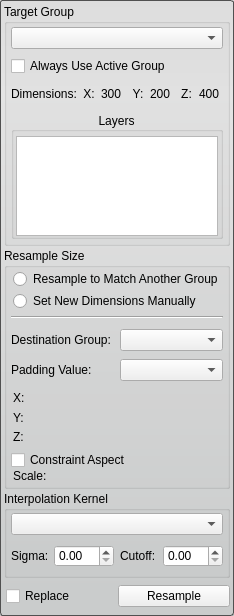
<?xml version="1.0" encoding="UTF-8"?>
<ui version="4.0">
 <class>ResampleToolInterface</class>
 <widget class="QWidget" name="ResampleToolInterface">
  <property name="geometry">
   <rect>
    <x>0</x>
    <y>0</y>
    <width>227</width>
    <height>616</height>
   </rect>
  </property>
  <property name="minimumSize">
   <size>
    <width>0</width>
    <height>250</height>
   </size>
  </property>
  <property name="maximumSize">
   <size>
    <width>16777215</width>
    <height>16777215</height>
   </size>
  </property>
  <property name="windowTitle">
   <string>Resample Tool</string>
  </property>
  <property name="styleSheet">
   <string notr="true">QWidget#ResampleToolInterface{
	border-radius: 3px;
	border: 1px solid rgb(80, 80,80);
	background-color: qlineargradient(spread:pad, x1:0.5, y1:0, x2:0.5, y2:0.960227, stop:0 rgba(221, 221, 221, 255), stop:0.155779 rgba(228, 228, 228, 255), stop:1 rgba(202, 204, 204, 255));      
}</string>
  </property>
  <layout class="QVBoxLayout" name="verticalLayout_4">
   <property name="spacing">
    <number>2</number>
   </property>
   <property name="margin">
    <number>4</number>
   </property>
   <item>
    <widget class="QGroupBox" name="target_groupbox_">
     <property name="sizePolicy">
      <sizepolicy hsizetype="Preferred" vsizetype="Fixed">
       <horstretch>0</horstretch>
       <verstretch>0</verstretch>
      </sizepolicy>
     </property>
     <property name="title">
      <string>Target Group</string>
     </property>
     <property name="flat">
      <bool>false</bool>
     </property>
     <layout class="QVBoxLayout" name="verticalLayout_2">
      <property name="leftMargin">
       <number>4</number>
      </property>
      <property name="topMargin">
       <number>2</number>
      </property>
      <property name="rightMargin">
       <number>4</number>
      </property>
      <property name="bottomMargin">
       <number>4</number>
      </property>
      <item>
       <widget class="QWidget" name="widget_3" native="true">
        <layout class="QVBoxLayout" name="verticalLayout">
         <property name="spacing">
          <number>2</number>
         </property>
         <property name="margin">
          <number>0</number>
         </property>
         <item>
          <widget class="QWidget" name="widget_4" native="true">
           <property name="minimumSize">
            <size>
             <width>0</width>
             <height>24</height>
            </size>
           </property>
           <property name="maximumSize">
            <size>
             <width>16777215</width>
             <height>24</height>
            </size>
           </property>
           <layout class="QHBoxLayout" name="horizontalLayout_4">
            <property name="spacing">
             <number>0</number>
            </property>
            <property name="margin">
             <number>0</number>
            </property>
            <item>
             <widget class="QComboBox" name="target_group_">
              <property name="sizePolicy">
               <sizepolicy hsizetype="Ignored" vsizetype="Fixed">
                <horstretch>0</horstretch>
                <verstretch>0</verstretch>
               </sizepolicy>
              </property>
             </widget>
            </item>
           </layout>
          </widget>
         </item>
        </layout>
       </widget>
      </item>
      <item>
       <widget class="QWidget" name="widget_8" native="true">
        <property name="minimumSize">
         <size>
          <width>0</width>
          <height>20</height>
         </size>
        </property>
        <layout class="QHBoxLayout" name="horizontalLayout_6">
         <property name="spacing">
          <number>0</number>
         </property>
         <property name="margin">
          <number>0</number>
         </property>
         <item>
          <widget class="QCheckBox" name="use_active_group_">
           <property name="text">
            <string>Always Use Active Group</string>
           </property>
          </widget>
         </item>
        </layout>
       </widget>
      </item>
      <item>
       <widget class="QWidget" name="widget_2" native="true">
        <property name="minimumSize">
         <size>
          <width>0</width>
          <height>24</height>
         </size>
        </property>
        <layout class="QHBoxLayout" name="horizontalLayout_2">
         <property name="spacing">
          <number>0</number>
         </property>
         <property name="margin">
          <number>0</number>
         </property>
         <item>
          <widget class="QLabel" name="dimensions_label_current_">
           <property name="minimumSize">
            <size>
             <width>0</width>
             <height>0</height>
            </size>
           </property>
           <property name="maximumSize">
            <size>
             <width>72</width>
             <height>16777215</height>
            </size>
           </property>
           <property name="layoutDirection">
            <enum>Qt::LeftToRight</enum>
           </property>
           <property name="text">
            <string>Dimensions:</string>
           </property>
          </widget>
         </item>
         <item>
          <widget class="QLabel" name="x_axis_label_current_">
           <property name="text">
            <string>X:</string>
           </property>
           <property name="alignment">
            <set>Qt::AlignCenter</set>
           </property>
          </widget>
         </item>
         <item>
          <widget class="QLabel" name="label_nx_">
           <property name="text">
            <string>300</string>
           </property>
          </widget>
         </item>
         <item>
          <widget class="QLabel" name="y_axis_label_current_">
           <property name="text">
            <string>Y:</string>
           </property>
           <property name="alignment">
            <set>Qt::AlignCenter</set>
           </property>
          </widget>
         </item>
         <item>
          <widget class="QLabel" name="label_ny_">
           <property name="text">
            <string>200</string>
           </property>
          </widget>
         </item>
         <item>
          <widget class="QLabel" name="z_axis_label_current_">
           <property name="text">
            <string>Z:</string>
           </property>
           <property name="alignment">
            <set>Qt::AlignCenter</set>
           </property>
          </widget>
         </item>
         <item>
          <widget class="QLabel" name="label_nz_">
           <property name="text">
            <string>400</string>
           </property>
          </widget>
         </item>
        </layout>
       </widget>
      </item>
      <item>
       <widget class="QGroupBox" name="groupBox">
        <property name="title">
         <string>Layers</string>
        </property>
        <property name="alignment">
         <set>Qt::AlignCenter</set>
        </property>
        <property name="flat">
         <bool>true</bool>
        </property>
        <property name="checkable">
         <bool>false</bool>
        </property>
        <layout class="QVBoxLayout" name="verticalLayout_5">
         <property name="spacing">
          <number>2</number>
         </property>
         <property name="leftMargin">
          <number>2</number>
         </property>
         <property name="topMargin">
          <number>4</number>
         </property>
         <property name="rightMargin">
          <number>2</number>
         </property>
         <property name="bottomMargin">
          <number>2</number>
         </property>
         <item>
          <widget class="QListWidget" name="layer_list_">
           <property name="enabled">
            <bool>true</bool>
           </property>
           <property name="sizePolicy">
            <sizepolicy hsizetype="Ignored" vsizetype="Fixed">
             <horstretch>0</horstretch>
             <verstretch>0</verstretch>
            </sizepolicy>
           </property>
           <property name="minimumSize">
            <size>
             <width>0</width>
             <height>100</height>
            </size>
           </property>
           <property name="maximumSize">
            <size>
             <width>16777215</width>
             <height>100</height>
            </size>
           </property>
           <property name="frameShape">
            <enum>QFrame::StyledPanel</enum>
           </property>
           <property name="selectionMode">
            <enum>QAbstractItemView::MultiSelection</enum>
           </property>
           <property name="resizeMode">
            <enum>QListView::Adjust</enum>
           </property>
          </widget>
         </item>
        </layout>
       </widget>
      </item>
     </layout>
    </widget>
   </item>
   <item>
    <widget class="QGroupBox" name="size_groupbox_">
     <property name="title">
      <string>Resample Size</string>
     </property>
     <layout class="QVBoxLayout" name="verticalLayout_6">
      <property name="leftMargin">
       <number>4</number>
      </property>
      <property name="topMargin">
       <number>2</number>
      </property>
      <property name="rightMargin">
       <number>4</number>
      </property>
      <property name="bottomMargin">
       <number>4</number>
      </property>
      <item>
       <widget class="QWidget" name="widget_5" native="true">
        <property name="minimumSize">
         <size>
          <width>0</width>
          <height>40</height>
         </size>
        </property>
        <property name="maximumSize">
         <size>
          <width>16777215</width>
          <height>40</height>
         </size>
        </property>
        <layout class="QVBoxLayout" name="verticalLayout_7">
         <property name="spacing">
          <number>4</number>
         </property>
         <property name="leftMargin">
          <number>2</number>
         </property>
         <property name="topMargin">
          <number>0</number>
         </property>
         <property name="rightMargin">
          <number>0</number>
         </property>
         <property name="bottomMargin">
          <number>0</number>
         </property>
         <item>
          <widget class="QRadioButton" name="rb_another_group_">
           <property name="text">
            <string>Resample to Match Another Group</string>
           </property>
          </widget>
         </item>
         <item>
          <widget class="QRadioButton" name="rb_manual_">
           <property name="text">
            <string>Set New Dimensions Manually</string>
           </property>
          </widget>
         </item>
        </layout>
       </widget>
      </item>
      <item>
       <widget class="Line" name="line">
        <property name="orientation">
         <enum>Qt::Horizontal</enum>
        </property>
       </widget>
      </item>
      <item>
       <widget class="QWidget" name="widget_another_group_" native="true">
        <property name="minimumSize">
         <size>
          <width>0</width>
          <height>60</height>
         </size>
        </property>
        <property name="maximumSize">
         <size>
          <width>16777215</width>
          <height>60</height>
         </size>
        </property>
        <layout class="QVBoxLayout" name="verticalLayout_9">
         <property name="spacing">
          <number>0</number>
         </property>
         <property name="margin">
          <number>0</number>
         </property>
         <item>
          <widget class="QWidget" name="widget_6" native="true">
           <property name="minimumSize">
            <size>
             <width>0</width>
             <height>30</height>
            </size>
           </property>
           <property name="maximumSize">
            <size>
             <width>16777215</width>
             <height>30</height>
            </size>
           </property>
           <layout class="QHBoxLayout" name="horizontalLayout_3">
            <property name="margin">
             <number>0</number>
            </property>
            <item>
             <widget class="QLabel" name="label_4">
              <property name="text">
               <string>Destination Group:</string>
              </property>
             </widget>
            </item>
            <item>
             <widget class="QComboBox" name="dst_group_combobox_"/>
            </item>
           </layout>
          </widget>
         </item>
         <item>
          <widget class="QWidget" name="widget_7" native="true">
           <property name="minimumSize">
            <size>
             <width>0</width>
             <height>30</height>
            </size>
           </property>
           <property name="maximumSize">
            <size>
             <width>16777215</width>
             <height>30</height>
            </size>
           </property>
           <layout class="QHBoxLayout" name="horizontalLayout_5">
            <property name="margin">
             <number>0</number>
            </property>
            <item>
             <widget class="QLabel" name="label_5">
              <property name="text">
               <string>Padding Value:</string>
              </property>
             </widget>
            </item>
            <item>
             <widget class="QComboBox" name="padding_combobox_"/>
            </item>
           </layout>
          </widget>
         </item>
        </layout>
       </widget>
      </item>
      <item>
       <widget class="QWidget" name="widget_new_size_" native="true">
        <layout class="QVBoxLayout" name="verticalLayout_8">
         <property name="margin">
          <number>0</number>
         </property>
         <item>
          <widget class="QWidget" name="widget_new_nx_" native="true">
           <layout class="QHBoxLayout" name="new_nx_layout_">
            <property name="spacing">
             <number>0</number>
            </property>
            <property name="leftMargin">
             <number>2</number>
            </property>
            <property name="topMargin">
             <number>0</number>
            </property>
            <property name="rightMargin">
             <number>0</number>
            </property>
            <property name="bottomMargin">
             <number>0</number>
            </property>
            <item>
             <widget class="QLabel" name="label_new_nx_">
              <property name="minimumSize">
               <size>
                <width>15</width>
                <height>0</height>
               </size>
              </property>
              <property name="maximumSize">
               <size>
                <width>15</width>
                <height>16777215</height>
               </size>
              </property>
              <property name="text">
               <string>X:</string>
              </property>
             </widget>
            </item>
            <item>
             <widget class="QtUtils::QtSliderIntCombo" name="output_x_" native="true"/>
            </item>
           </layout>
          </widget>
         </item>
         <item>
          <widget class="QWidget" name="widget_new_ny_" native="true">
           <layout class="QHBoxLayout" name="new_ny_layout_">
            <property name="spacing">
             <number>0</number>
            </property>
            <property name="leftMargin">
             <number>2</number>
            </property>
            <property name="topMargin">
             <number>0</number>
            </property>
            <property name="rightMargin">
             <number>0</number>
            </property>
            <property name="bottomMargin">
             <number>0</number>
            </property>
            <item>
             <widget class="QLabel" name="label_new_ny_">
              <property name="minimumSize">
               <size>
                <width>15</width>
                <height>0</height>
               </size>
              </property>
              <property name="maximumSize">
               <size>
                <width>15</width>
                <height>16777215</height>
               </size>
              </property>
              <property name="text">
               <string>Y:</string>
              </property>
             </widget>
            </item>
            <item>
             <widget class="QtUtils::QtSliderIntCombo" name="output_y_" native="true"/>
            </item>
           </layout>
          </widget>
         </item>
         <item>
          <widget class="QWidget" name="widget_new_nz_" native="true">
           <layout class="QHBoxLayout" name="new_nz_layout_">
            <property name="spacing">
             <number>0</number>
            </property>
            <property name="leftMargin">
             <number>2</number>
            </property>
            <property name="topMargin">
             <number>0</number>
            </property>
            <property name="rightMargin">
             <number>0</number>
            </property>
            <property name="bottomMargin">
             <number>0</number>
            </property>
            <item>
             <widget class="QLabel" name="label_new_nz_">
              <property name="minimumSize">
               <size>
                <width>15</width>
                <height>0</height>
               </size>
              </property>
              <property name="maximumSize">
               <size>
                <width>15</width>
                <height>16777215</height>
               </size>
              </property>
              <property name="text">
               <string>Z:</string>
              </property>
             </widget>
            </item>
            <item>
             <widget class="QtUtils::QtSliderIntCombo" name="output_z_" native="true"/>
            </item>
           </layout>
          </widget>
         </item>
         <item>
          <widget class="QWidget" name="widget_10" native="true">
           <property name="minimumSize">
            <size>
             <width>0</width>
             <height>20</height>
            </size>
           </property>
           <layout class="QHBoxLayout" name="horizontalLayout_7">
            <property name="spacing">
             <number>0</number>
            </property>
            <property name="margin">
             <number>0</number>
            </property>
            <item>
             <widget class="QCheckBox" name="aspect_checkbox_">
              <property name="text">
               <string>Constraint Aspect</string>
              </property>
             </widget>
            </item>
           </layout>
          </widget>
         </item>
         <item>
          <widget class="QWidget" name="widget" native="true">
           <layout class="QHBoxLayout" name="scale_layout_">
            <property name="spacing">
             <number>0</number>
            </property>
            <property name="leftMargin">
             <number>2</number>
            </property>
            <property name="topMargin">
             <number>0</number>
            </property>
            <property name="rightMargin">
             <number>0</number>
            </property>
            <property name="bottomMargin">
             <number>0</number>
            </property>
            <item>
             <widget class="QLabel" name="label">
              <property name="minimumSize">
               <size>
                <width>35</width>
                <height>0</height>
               </size>
              </property>
              <property name="maximumSize">
               <size>
                <width>35</width>
                <height>16777215</height>
               </size>
              </property>
              <property name="text">
               <string>Scale:</string>
              </property>
             </widget>
            </item>
            <item>
             <widget class="QtUtils::QtSliderDoubleCombo" name="scale_" native="true"/>
            </item>
           </layout>
          </widget>
         </item>
        </layout>
       </widget>
      </item>
     </layout>
    </widget>
   </item>
   <item>
    <widget class="QGroupBox" name="kernel_groupbox_">
     <property name="title">
      <string>Interpolation Kernel</string>
     </property>
     <layout class="QVBoxLayout" name="verticalLayout_3">
      <property name="leftMargin">
       <number>4</number>
      </property>
      <property name="topMargin">
       <number>2</number>
      </property>
      <property name="rightMargin">
       <number>4</number>
      </property>
      <property name="bottomMargin">
       <number>4</number>
      </property>
      <item>
       <widget class="QComboBox" name="kernel_combobox_"/>
      </item>
      <item>
       <widget class="QWidget" name="param_widget_" native="true">
        <property name="minimumSize">
         <size>
          <width>0</width>
          <height>30</height>
         </size>
        </property>
        <property name="maximumSize">
         <size>
          <width>16777215</width>
          <height>30</height>
         </size>
        </property>
        <layout class="QHBoxLayout" name="horizontalLayout">
         <property name="margin">
          <number>0</number>
         </property>
         <item>
          <widget class="QLabel" name="label_2">
           <property name="maximumSize">
            <size>
             <width>37</width>
             <height>16777215</height>
            </size>
           </property>
           <property name="text">
            <string>Sigma:</string>
           </property>
          </widget>
         </item>
         <item>
          <widget class="QDoubleSpinBox" name="sigma_spinbox_">
           <property name="prefix">
            <string/>
           </property>
          </widget>
         </item>
         <item>
          <widget class="QLabel" name="label_3">
           <property name="maximumSize">
            <size>
             <width>37</width>
             <height>16777215</height>
            </size>
           </property>
           <property name="text">
            <string>Cutoff:</string>
           </property>
          </widget>
         </item>
         <item>
          <widget class="QDoubleSpinBox" name="cutoff_spinbox_"/>
         </item>
        </layout>
       </widget>
      </item>
     </layout>
    </widget>
   </item>
   <item>
    <widget class="QWidget" name="widget_9" native="true">
     <property name="minimumSize">
      <size>
       <width>0</width>
       <height>32</height>
      </size>
     </property>
     <property name="maximumSize">
      <size>
       <width>16777215</width>
       <height>32</height>
      </size>
     </property>
     <layout class="QHBoxLayout" name="horizontalLayout_22">
      <property name="spacing">
       <number>0</number>
      </property>
      <property name="leftMargin">
       <number>2</number>
      </property>
      <property name="topMargin">
       <number>0</number>
      </property>
      <property name="rightMargin">
       <number>0</number>
      </property>
      <property name="bottomMargin">
       <number>0</number>
      </property>
      <item>
       <widget class="QCheckBox" name="replace_checkbox_">
        <property name="minimumSize">
         <size>
          <width>0</width>
          <height>32</height>
         </size>
        </property>
        <property name="maximumSize">
         <size>
          <width>16777215</width>
          <height>32</height>
         </size>
        </property>
        <property name="toolTip">
         <string>Check this box to replace the current layer with the resampled one</string>
        </property>
        <property name="text">
         <string>Replace</string>
        </property>
       </widget>
      </item>
      <item>
       <widget class="QPushButton" name="run_button_">
        <property name="text">
         <string>Resample</string>
        </property>
       </widget>
      </item>
     </layout>
    </widget>
   </item>
  </layout>
 </widget>
 <customwidgets>
  <customwidget>
   <class>QtUtils::QtSliderIntCombo</class>
   <extends>QWidget</extends>
   <header location="global">QtUtils/Widgets/QtSliderIntCombo.h</header>
   <container>1</container>
  </customwidget>
  <customwidget>
   <class>QtUtils::QtSliderDoubleCombo</class>
   <extends>QWidget</extends>
   <header location="global">QtUtils/Widgets/QtSliderDoubleCombo.h</header>
   <container>1</container>
  </customwidget>
 </customwidgets>
 <resources/>
 <connections/>
</ui>
